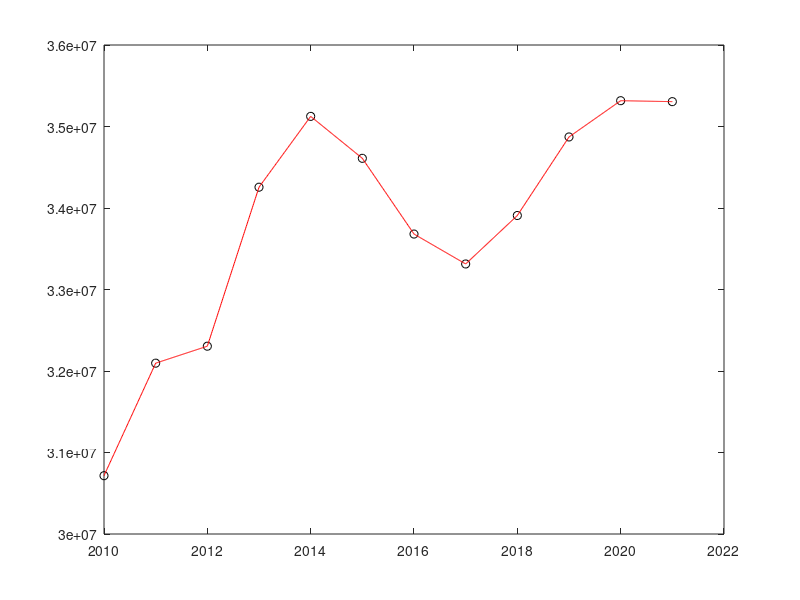

Reproduce this figure in MATLAB.
#utilizando interp1

##Pontos = [2.4,11.2;
##          2.6,13.46;
##          2.8,16.44;
##          3.0,20.08;
##          3.2,24.53;
##          3.4,29.96;
##          3.6,36.59;
##          3.8,44.70];
Pontos = [2010,30715460; #Produção de leite por ano
          2011,32096214;
          2012,32304421;
          2013,34255236;
          2014,35124360;
          2015,34609588;
          2016,33680401;
          2017,33313230;
          2018,33907899;
          2019,34871669;
          2020,35316667;
          2021,35305047];

y = interp1( Pontos(1:length(Pontos),1), Pontos(1:length(Pontos),2), linspace(2010,2021,1000));

plot(Pontos(1:length(Pontos),1), Pontos(1:length(Pontos),2),'ko');
hold on
plot(linspace(2010,2021,1000),y,'r-');
